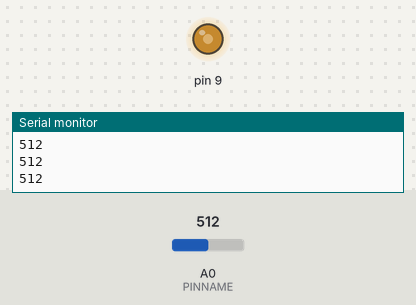
Bench run of a sketch on a simulated Arduino Uno, built with avr-gcc and run on an emulated ATmega328P. Parts: output pins drawn as LEDs (lit = HIGH), the last lines printed to the serial monitor. The test bench sets the inputs (shaded band); at power-on: A0 (PINNAME) = 512.

Above: at 1.2 s.
1.3 s: A0 (PINNAME) set to 716
At 1.6 s:
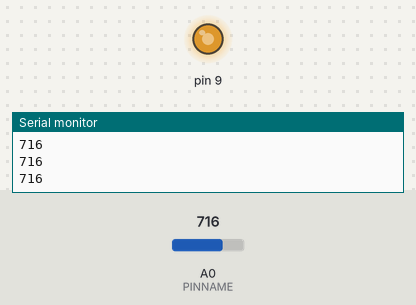
2.8 s: A0 (PINNAME) set to 900
At 4.0 s:
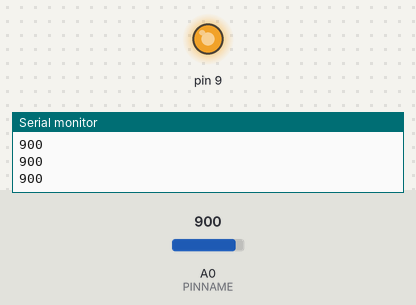
4.3 s: A0 (PINNAME) set to 122
At 5.1 s:
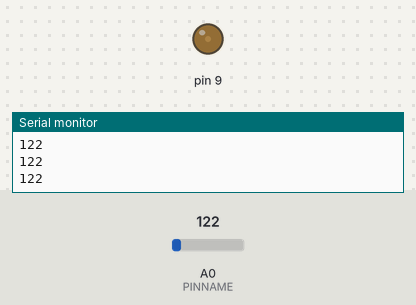
5.8 s: A0 (PINNAME) set to 0
At 6.3 s:
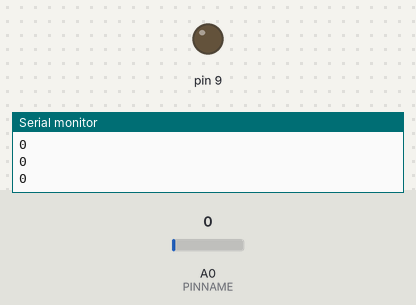
7.3 s: A0 (PINNAME) set to 511
At 8.6 s:
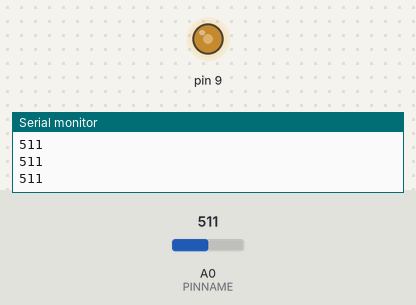
Timing chart, 0 to 9.8 s (numbered marks = the images above; inputs shaded):
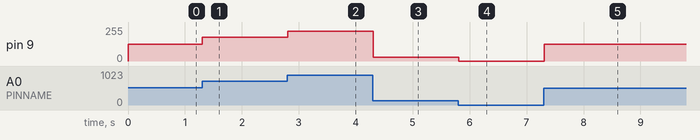

Measured:
- after the input at 1.3 s, pin 9: 127/255 → 178/255 at once
- after the input at 2.8 s, pin 9: 178/255 → 224/255 at once
- after the input at 4.3 s, pin 9: 224/255 → 30/255 at once
- after the input at 5.8 s, pin 9: 30/255 → 0/255 at once
- after the input at 7.3 s, pin 9: 0/255 → 127/255 at once

The sketch:

Led_Dimmer.ino
```cpp
int PINNAME = A0;
void setup(){
  Serial.begin(9600);
  pinMode(9, OUTPUT);
}

void loop(){

  int value = analogRead(PINNAME);
  Serial.println(value);
  int brightness = map(value, 0,1023, 0,255);
  analogWrite(9, brightness);
}
```
